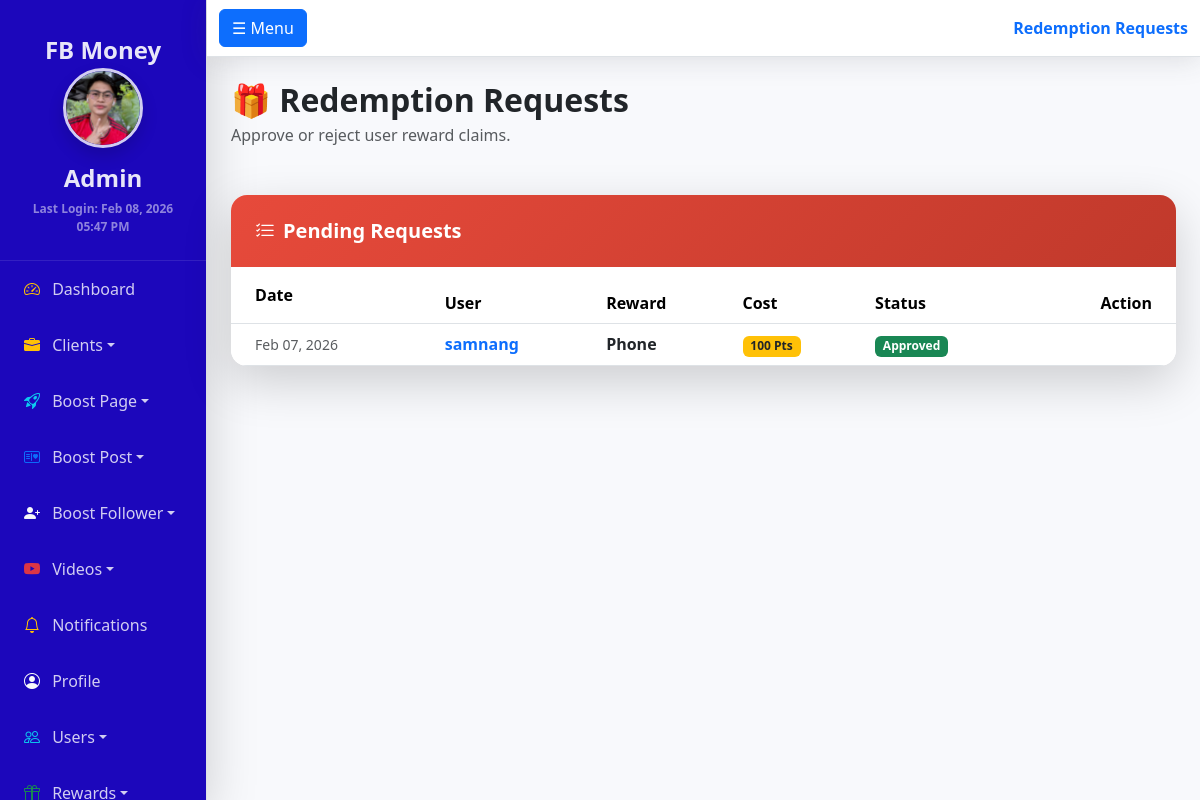
The app's page /admin/redemptions.php (signed in) with its own data.
### tables this page shows
CREATE TABLE `redemptions` (
  `id` int(11) NOT NULL AUTO_INCREMENT,
  `user_id` int(11) NOT NULL,
  `reward_id` int(11) NOT NULL,
  `status` enum('pending','approved','rejected') DEFAULT 'pending',
  `created_at` timestamp NOT NULL DEFAULT current_timestamp(),
  PRIMARY KEY (`id`)
);

CREATE TABLE `users` (
  `id` int(11) NOT NULL AUTO_INCREMENT,
  `username` varchar(50) NOT NULL,
  `email` varchar(100) NOT NULL,
  `password` varchar(255) NOT NULL,
  `points` int(11) DEFAULT 0,
  `created_at` timestamp NOT NULL DEFAULT current_timestamp(),
  `referral_code` varchar(20) DEFAULT NULL,
  `referred_by` int(11) DEFAULT NULL,
  `last_daily_bonus` date DEFAULT NULL,
  PRIMARY KEY (`id`),
  UNIQUE KEY `username` (`username`),
  UNIQUE KEY `email` (`email`),
  UNIQUE KEY `referral_code` (`referral_code`)
);

CREATE TABLE `rewards` (
  `id` int(11) NOT NULL AUTO_INCREMENT,
  `name` varchar(100) NOT NULL,
  `description` text DEFAULT NULL,
  `points_cost` int(11) NOT NULL,
  `image` varchar(255) DEFAULT NULL,
  `stock` int(11) DEFAULT -1,
  `created_at` timestamp NOT NULL DEFAULT current_timestamp(),
  PRIMARY KEY (`id`)
);

### admin/redemptions.php (the view, shortened to what this page needs)
<?php
require_once "../config/db.php";
$u_stmt = $conn->prepare("SELECT profile_pic, last_login, bio, role FROM admins WHERE username=?");
if ($u_stmt) {
    $u_stmt->bind_param("s", $_SESSION['admin']);
    $u_stmt->execute();
    $u_res = $u_stmt->get_result();
    $u_row = $u_res->fetch_assoc();
} else { $u_row = []; }
$profile_pic = !empty($u_row['profile_pic']) ? "uploads/" . $u_row['profile_pic'] : "https://via.placeholder.com/150";
$last_login = !empty($u_row['last_login']) ? date("M d, Y h:i A", strtotime($u_row['last_login'])) : "First Login";
$user_role = $u_row['role'] ?? 'editor';
$sql = "SELECT r.id, r.status, r.created_at, u.username, u.id as user_id, rw.name as reward_name, rw.points_cost
        FROM redemptions r
        JOIN users u ON r.user_id = u.id
        JOIN rewards rw ON r.reward_id = rw.id
        ORDER BY r.created_at DESC";
$redemptions = $conn->query($sql);
?>
<!DOCTYPE html>
<html lang="en">
<head>
<link href="https://cdn.jsdelivr.net/npm/bootstrap@5.3.2/dist/css/bootstrap.min.css" rel="stylesheet">
<link rel="stylesheet" href="https://cdn.jsdelivr.net/npm/bootstrap-icons@1.11.3/font/bootstrap-icons.min.css">
</head>
<body>
<div class="d-flex" id="wrapper">
    <?php include 'sidebar.php'; ?>
    <div id="page-content-wrapper">
        <nav class="navbar navbar-expand-lg navbar-light bg-light border-bottom mb-4">
            <div class="container-fluid">
                <button class="btn btn-primary" id="sidebarToggle">☰ Menu</button>
                <span class="navbar-text ms-auto fw-bold text-primary">Redemption Requests</span>
            </div>
        </nav>
        <div class="container-fluid px-4">
            <div class="d-flex flex-column flex-md-row justify-content-between align-items-center mb-5">
                <div>
                    <h2 class="fw-bold text-dark mb-1">🎁 Redemption Requests</h2>
                    <p class="text-muted mb-0">Approve or reject user reward claims.</p>
                </div>
            </div>
            <div class="card border-0 shadow-lg rounded-4 overflow-hidden mb-5">
                <div class="card-header text-white p-4" style="background: linear-gradient(135deg, #e74a3b 0%, #c0392b 100%); border:none;">
                    <h5 class="mb-0 fw-bold"><i class="bi bi-list-check me-2"></i>Pending Requests</h5>
                </div>
                <div class="table-responsive">
                <table class="table table-hover align-middle mb-0">
                    <thead class="bg-light"><tr><th class="ps-4 py-3">Date</th><th>User</th><th>Reward</th><th>Cost</th><th>Status</th><th class="text-end pe-4">Action</th></tr></thead>
                    <tbody>
                        <?php while($r = $redemptions->fetch_assoc()): ?>
                        <tr>
                            <td class="ps-4 text-muted small"><?php echo date("M d, Y", strtotime($r['created_at'])); ?></td>
                            <td class="fw-bold text-primary"><?php echo htmlspecialchars($r['username']); ?></td>
                            <td class="text-dark fw-bold"><?php echo htmlspecialchars($r['reward_name']); ?></td>
                            <td><span class="badge bg-warning text-dark"><?php echo number_format($r['points_cost']); ?> Pts</span></td>
                            <td>
                                <span class="badge <?php echo $r['status']=='approved'?'bg-success':($r['status']=='rejected'?'bg-danger':'bg-warning text-dark'); ?>">
                                    <?php echo ucfirst($r['status']); ?>
                                </span>
                            </td>
                            <td class="text-end pe-4">
                            </td>
                        </tr>
                        <?php endwhile; ?>
                    </tbody>
                </table>
                </div>
            </div>
        </div>
    </div>
</div>
<div class="toast-container position-fixed bottom-0 end-0 p-3"></div>
</body>
</html>

### admin/sidebar.php (shortened to what this page needs)
<?php
$current_page = basename($_SERVER['PHP_SELF']);
$sidebar_pic = isset($profile_pic) ? $profile_pic : "https://via.placeholder.com/150";
$sidebar_login = isset($last_login) ? $last_login : "";
$settings_res = $conn->query("SELECT * FROM settings WHERE setting_key IN ('sidebar_color', 'notification_sound')");
$settings = [];
while($row = $settings_res->fetch_assoc()) { $settings[$row['setting_key']] = $row['setting_value']; }
$custom_sb_color = $settings['sidebar_color'] ?? '';
$sb_style = $custom_sb_color ? "background: $custom_sb_color !important;" : "";
?>
<div class="border-end shadow-lg" id="sidebar-wrapper" style="<?php echo $sb_style ? $sb_style : 'background: linear-gradient(180deg, #4e73df 10%, #224abe 100%);'; ?>">
    <div class="sidebar-heading text-center position-relative">
       <div class="mt-2">FB Money</div>
        <img src="<?php echo $sidebar_pic; ?>" class="rounded-circle mb-2 shadow" width="80" height="80" style="object-fit:cover; border: 3px solid rgba(255,255,255,0.8);">
        <div class="fw-bold mt-1"><?php echo htmlspecialchars($_SESSION['admin'] ?? 'User'); ?></div>
        <?php if($sidebar_login): ?>
        <div class="small text-white-50 mt-1" style="font-size: 0.75rem;">Last Login: <?php echo $sidebar_login; ?></div>
        <?php endif; ?>
    </div>
    <div class="list-group list-group-flush">
        <a href="dashboard.php" class="list-group-item list-group-item-action <?php echo ($current_page == 'dashboard.php') ? 'active' : ''; ?>"><i class="bi bi-speedometer2 me-2 text-warning"></i> <span>Dashboard</span></a>
        <?php $is_clients = ($current_page == 'manage_clients.php' || $current_page == 'request_history.php' || $current_page == 'request_boost.php'); ?>
        <a href="#clientsSubmenu" class="list-group-item list-group-item-action dropdown-toggle" data-bs-toggle="collapse" aria-expanded="<?php echo $is_clients ? 'true' : 'false'; ?>"><i class="bi bi-briefcase-fill me-2 text-warning"></i> <span>Clients</span></a>
        <?php $is_pages = ($current_page == 'boost_page.php' || $current_page == 'pages_list.php'); ?>
        <a href="#pagesSubmenu" class="list-group-item list-group-item-action dropdown-toggle" data-bs-toggle="collapse" aria-expanded="<?php echo $is_pages ? 'true' : 'false'; ?>"><i class="bi bi-rocket-takeoff me-2 text-info"></i> <span>Boost Page</span></a>
        <?php $is_posts = ($current_page == 'boost_post.php' || $current_page == 'posts_list.php'); ?>
        <a href="#postsSubmenu" class="list-group-item list-group-item-action dropdown-toggle" data-bs-toggle="collapse" aria-expanded="<?php echo $is_posts ? 'true' : 'false'; ?>"><i class="bi bi-postcard-heart me-2 text-primary"></i> <span>Boost Post</span></a>
        <?php $is_followers = ($current_page == 'boost_follower.php' || $current_page == 'followers_list.php' || $current_page == 'add_follower_fast.php' || $current_page == 'fast_followers_list.php'); ?>
        <a href="#followersSubmenu" class="list-group-item list-group-item-action dropdown-toggle" data-bs-toggle="collapse" aria-expanded="<?php echo $is_followers ? 'true' : 'false'; ?>"><i class="bi bi-person-plus-fill me-2 text-light"></i> <span>Boost Follower</span></a>
        <?php $is_videos = ($current_page == 'boost_video.php' || $current_page == 'boost_reel.php' || $current_page == 'videos_list.php' || $current_page == 'reels_list.php' || $current_page == 'video_comments.php' || $current_page == 'boost_view.php'); ?>
        <a href="#videosSubmenu" class="list-group-item list-group-item-action dropdown-toggle" data-bs-toggle="collapse" aria-expanded="<?php echo $is_videos ? 'true' : 'false'; ?>"><i class="bi bi-youtube me-2 text-danger"></i> <span>Videos</span></a>
        <a href="notifications.php" class="list-group-item list-group-item-action <?php echo ($current_page == 'notifications.php') ? 'active' : ''; ?> d-flex justify-content-between align-items-center" title="Notifications">
            <div><i class="bi bi-bell me-2 text-warning"></i> <span>Notifications</span></div>
        </a>
        <a href="profile.php" class="list-group-item list-group-item-action <?php echo ($current_page == 'profile.php') ? 'active' : ''; ?>"><i class="bi bi-person-circle me-2 text-light"></i> <span>Profile</span></a>
        <?php if(isset($user_role) && $user_role === 'admin'): ?>
        <?php $is_users = ($current_page == 'users.php' || $current_page == 'register.php' || $current_page == 'banned_users.php' || $current_page == 'public_users.php'); ?>
        <a href="#usersSubmenu" class="list-group-item list-group-item-action dropdown-toggle" data-bs-toggle="collapse" aria-expanded="<?php echo $is_users ? 'true' : 'false'; ?>" title="Users"><i class="bi bi-people me-2 text-info"></i> <span>Users</span></a>
        <?php endif; ?>
        <a href="#rewardsSubmenu" class="list-group-item list-group-item-action dropdown-toggle" data-bs-toggle="collapse" aria-expanded="false"><i class="bi bi-gift me-2 text-success"></i> <span>Rewards</span></a>
    </div>
</div>
<div class="toast-container position-fixed top-0 end-0 p-3" style="z-index: 2000;">
</div>

### admin/redemptions.php (style rules this page uses)
body { background:#f8f9fc; font-family: 'Segoe UI', sans-serif; overflow-x: hidden; }
#wrapper { display: flex; width: 100%; }
#sidebar-wrapper { height: 100vh; position: sticky; top: 0; overflow-y: auto; width: 250px; background: linear-gradient(180deg, #4e73df 10%, #224abe 100%); color: #fff; transition: margin 0.25s ease-out; }
#sidebar-wrapper .sidebar-heading { padding: 1.5rem; font-size: 1.5rem; font-weight: bold; text-align: center; color:rgba(255,255,255,0.9); border-bottom: 1px solid rgba(255,255,255,0.1); }
#sidebar-wrapper .list-group-item { background: transparent; color: rgba(255,255,255,0.8); border: none; padding: 1rem 1.5rem; }
#page-content-wrapper { width: 100%; display: flex; flex-direction: column; min-height: 100vh; }
.navbar { box-shadow: 0 0.15rem 1.75rem 0 rgba(58, 59, 69, 0.15); background: #fff !important; position: sticky; top: 0; z-index: 100; }
.card { border:none; border-radius:15px; box-shadow:0 0.15rem 1.75rem 0 rgba(58, 59, 69, 0.15); margin-bottom: 20px; }

### records on screen
redemptions: created_at "Feb 07, 2026", user.username "samnang", reward.name "Phone", reward.points_cost "100", status "Approved"

### other values on screen
$_SESSION['admin'] "Admin"
$sidebar_login "Feb 08, 2026 05:47 PM"
